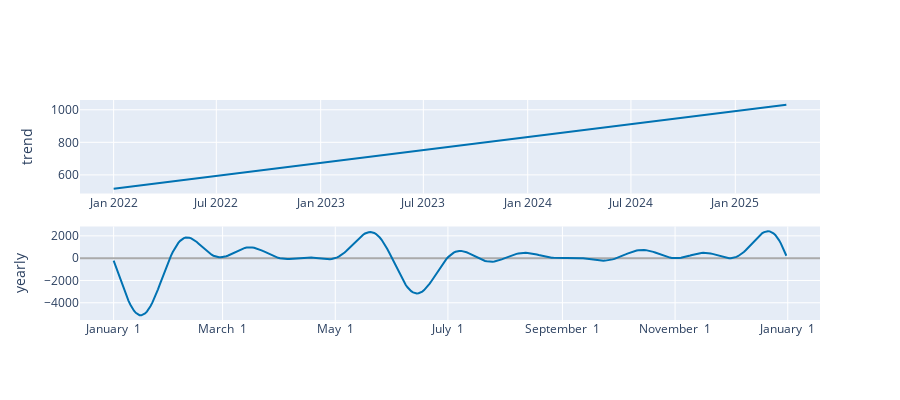

Notebook cell for this chart:
### Code cell
plot_components_plotly(m, forecast)
